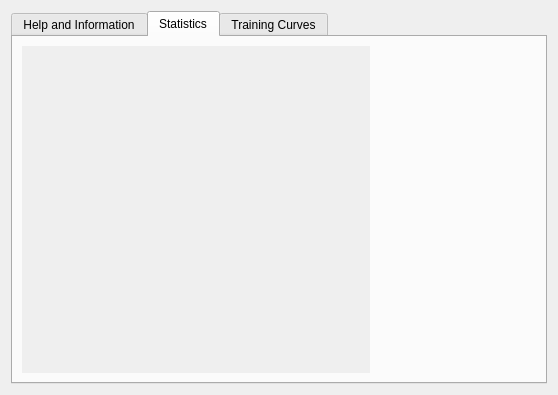
<?xml version="1.0" encoding="UTF-8"?>
<ui version="4.0">
 <class>statisticsDialog</class>
 <widget class="QDialog" name="statisticsDialog">
  <property name="geometry">
   <rect>
    <x>0</x>
    <y>0</y>
    <width>558</width>
    <height>395</height>
   </rect>
  </property>
  <property name="sizePolicy">
   <sizepolicy hsizetype="Fixed" vsizetype="Fixed">
    <horstretch>0</horstretch>
    <verstretch>0</verstretch>
   </sizepolicy>
  </property>
  <property name="windowTitle">
   <string>Information and Statistics</string>
  </property>
  <layout class="QVBoxLayout" name="verticalLayout_3">
   <item>
    <widget class="QTabWidget" name="tabWidget">
     <property name="currentIndex">
      <number>1</number>
     </property>
     <widget class="QWidget" name="algoTab">
      <attribute name="title">
       <string>Help and Information</string>
      </attribute>
      <layout class="QHBoxLayout" name="horizontalLayout_5">
       <property name="margin">
        <number>0</number>
       </property>
       <item>
        <widget class="QTabWidget" name="helpTabWidget">
         <property name="font">
          <font>
           <pointsize>10</pointsize>
          </font>
         </property>
         <property name="tabPosition">
          <enum>QTabWidget::West</enum>
         </property>
         <property name="tabShape">
          <enum>QTabWidget::Rounded</enum>
         </property>
         <property name="currentIndex">
          <number>1</number>
         </property>
         <widget class="QWidget" name="helpAlgoTab">
          <attribute name="title">
           <string>Algorithm</string>
          </attribute>
          <layout class="QVBoxLayout" name="verticalLayout">
           <property name="margin">
            <number>0</number>
           </property>
           <item>
            <widget class="QTextBrowser" name="helpAlgoText">
             <property name="acceptDrops">
              <bool>false</bool>
             </property>
             <property name="autoFillBackground">
              <bool>true</bool>
             </property>
             <property name="openExternalLinks">
              <bool>true</bool>
             </property>
             <property name="openLinks">
              <bool>true</bool>
             </property>
            </widget>
           </item>
          </layout>
         </widget>
         <widget class="QWidget" name="helpMainTab">
          <attribute name="title">
           <string>MLDemos</string>
          </attribute>
          <layout class="QVBoxLayout" name="verticalLayout_4">
           <property name="margin">
            <number>0</number>
           </property>
           <item>
            <widget class="QTextBrowser" name="helpMainText">
             <property name="acceptDrops">
              <bool>false</bool>
             </property>
             <property name="autoFillBackground">
              <bool>true</bool>
             </property>
             <property name="openExternalLinks">
              <bool>true</bool>
             </property>
             <property name="openLinks">
              <bool>true</bool>
             </property>
            </widget>
           </item>
          </layout>
         </widget>
        </widget>
       </item>
      </layout>
     </widget>
     <widget class="QWidget" name="infoTab">
      <attribute name="title">
       <string>Statistics</string>
      </attribute>
      <layout class="QHBoxLayout" name="horizontalLayout_3">
       <item>
        <widget class="QScrollArea" name="scrollArea">
         <property name="frameShape">
          <enum>QFrame::NoFrame</enum>
         </property>
         <property name="frameShadow">
          <enum>QFrame::Sunken</enum>
         </property>
         <property name="widgetResizable">
          <bool>true</bool>
         </property>
         <widget class="QWidget" name="scrollAreaWidgetContents">
          <property name="geometry">
           <rect>
            <x>0</x>
            <y>0</y>
            <width>318</width>
            <height>316</height>
           </rect>
          </property>
          <layout class="QVBoxLayout" name="verticalLayout_2">
           <property name="spacing">
            <number>0</number>
           </property>
           <property name="margin">
            <number>0</number>
           </property>
           <item>
            <widget class="QLabel" name="infoText">
             <property name="sizePolicy">
              <sizepolicy hsizetype="Preferred" vsizetype="Preferred">
               <horstretch>0</horstretch>
               <verstretch>0</verstretch>
              </sizepolicy>
             </property>
             <property name="minimumSize">
              <size>
               <width>0</width>
               <height>0</height>
              </size>
             </property>
             <property name="text">
              <string/>
             </property>
             <property name="alignment">
              <set>Qt::AlignLeading|Qt::AlignLeft|Qt::AlignTop</set>
             </property>
             <property name="wordWrap">
              <bool>true</bool>
             </property>
            </widget>
           </item>
          </layout>
         </widget>
        </widget>
       </item>
       <item>
        <widget class="QWidget" name="informationWidget" native="true">
         <property name="sizePolicy">
          <sizepolicy hsizetype="Fixed" vsizetype="Fixed">
           <horstretch>1</horstretch>
           <verstretch>1</verstretch>
          </sizepolicy>
         </property>
         <property name="minimumSize">
          <size>
           <width>160</width>
           <height>320</height>
          </size>
         </property>
         <layout class="QVBoxLayout" name="verticalLayout_5">
          <property name="margin">
           <number>0</number>
          </property>
          <item>
           <widget class="QLabel" name="label">
            <property name="text">
             <string/>
            </property>
           </widget>
          </item>
         </layout>
        </widget>
       </item>
      </layout>
     </widget>
     <widget class="QWidget" name="rocTab">
      <attribute name="title">
       <string>Training Curves</string>
      </attribute>
      <layout class="QHBoxLayout" name="horizontalLayout_4">
       <item>
        <widget class="QWidget" name="rocWidget" native="true">
         <property name="sizePolicy">
          <sizepolicy hsizetype="Fixed" vsizetype="Fixed">
           <horstretch>1</horstretch>
           <verstretch>1</verstretch>
          </sizepolicy>
         </property>
         <property name="minimumSize">
          <size>
           <width>480</width>
           <height>320</height>
          </size>
         </property>
         <layout class="QHBoxLayout" name="horizontalLayout">
          <property name="spacing">
           <number>0</number>
          </property>
          <property name="margin">
           <number>0</number>
          </property>
         </layout>
        </widget>
       </item>
      </layout>
     </widget>
    </widget>
   </item>
  </layout>
 </widget>
 <resources/>
 <connections/>
</ui>
